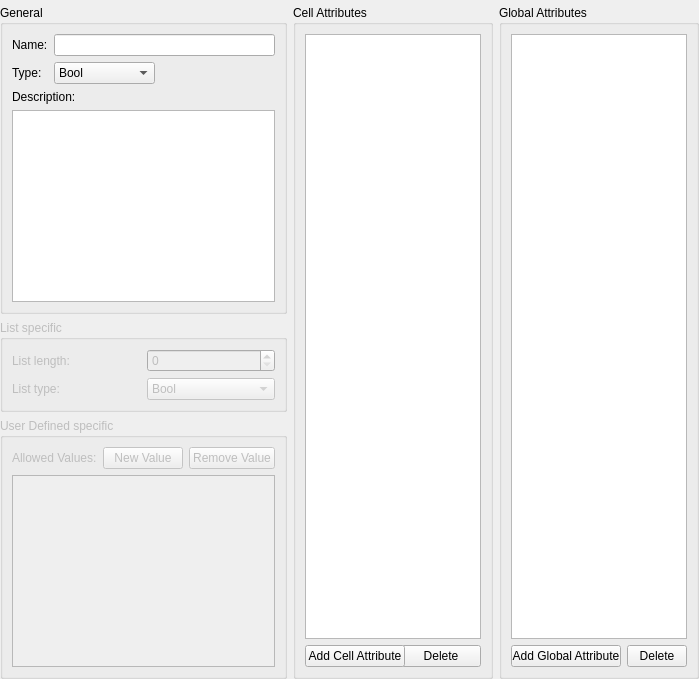
      <widget class="QWidget" name="tab_attributes">
       <attribute name="title">
        <string>Attributes (Cell/ Global)</string>
       </attribute>
       <attribute name="toolTip">
        <string>&lt;html&gt;&lt;head/&gt;&lt;body&gt;&lt;p&gt;Groups all attributes inherent of each cell that can be changed along CA evolution according to Update Rules, as well as Global Attributes (commonly used to set up CA execution)&lt;/p&gt;&lt;/body&gt;&lt;/html&gt;</string>
       </attribute>
       <layout class="QHBoxLayout" name="horizontalLayout_4">
        <property name="leftMargin">
         <number>0</number>
        </property>
        <property name="topMargin">
         <number>5</number>
        </property>
        <property name="rightMargin">
         <number>0</number>
        </property>
        <property name="bottomMargin">
         <number>0</number>
        </property>
        <item>
         <widget class="QWidget" name="widget" native="true">
          <layout class="QVBoxLayout" name="verticalLayout_3">
           <property name="leftMargin">
            <number>0</number>
           </property>
           <property name="topMargin">
            <number>0</number>
           </property>
           <property name="rightMargin">
            <number>0</number>
           </property>
           <property name="bottomMargin">
            <number>0</number>
           </property>
           <item>
            <widget class="QGroupBox" name="groupBox_5">
             <property name="enabled">
              <bool>true</bool>
             </property>
             <property name="title">
              <string>General</string>
             </property>
             <layout class="QFormLayout" name="formLayout">
              <property name="fieldGrowthPolicy">
               <enum>QFormLayout::ExpandingFieldsGrow</enum>
              </property>
              <item row="0" column="0">
               <widget class="QLabel" name="label">
                <property name="text">
                 <string>Name:</string>
                </property>
               </widget>
              </item>
              <item row="0" column="1">
               <widget class="QLineEdit" name="lineEdit">
                <property name="text">
                 <string/>
                </property>
               </widget>
              </item>
              <item row="2" column="0">
               <widget class="QLabel" name="label_2">
                <property name="text">
                 <string>Type:</string>
                </property>
               </widget>
              </item>
              <item row="2" column="1">
               <widget class="QComboBox" name="comboBox">
                <item>
                 <property name="text">
                  <string>Bool</string>
                 </property>
                </item>
                <item>
                 <property name="text">
                  <string>Numerical</string>
                 </property>
                </item>
                <item>
                 <property name="text">
                  <string>List</string>
                 </property>
                </item>
                <item>
                 <property name="text">
                  <string>User Defined</string>
                 </property>
                </item>
               </widget>
              </item>
              <item row="4" column="0" colspan="2">
               <widget class="QLabel" name="label_3">
                <property name="text">
                 <string>Description:</string>
                </property>
               </widget>
              </item>
              <item row="5" column="0" colspan="2">
               <widget class="QPlainTextEdit" name="plainTextEdit">
                <property name="plainText">
                 <string/>
                </property>
               </widget>
              </item>
             </layout>
            </widget>
           </item>
           <item>
            <widget class="QGroupBox" name="groupBox_6">
             <property name="enabled">
              <bool>false</bool>
             </property>
             <property name="title">
              <string>List specific</string>
             </property>
             <layout class="QGridLayout" name="gridLayout_8">
              <item row="0" column="0">
               <widget class="QLabel" name="label_4">
                <property name="text">
                 <string>List length:</string>
                </property>
               </widget>
              </item>
              <item row="0" column="1">
               <widget class="QSpinBox" name="spinBox"/>
              </item>
              <item row="1" column="0">
               <widget class="QLabel" name="label_5">
                <property name="text">
                 <string>List type:</string>
                </property>
               </widget>
              </item>
              <item row="1" column="1">
               <widget class="QComboBox" name="comboBox_2">
                <item>
                 <property name="text">
                  <string>Bool</string>
                 </property>
                </item>
                <item>
                 <property name="text">
                  <string>Numerical</string>
                 </property>
                </item>
                <item>
                 <property name="text">
                  <string>User Defined</string>
                 </property>
                </item>
               </widget>
              </item>
             </layout>
            </widget>
           </item>
           <item>
            <widget class="QGroupBox" name="groupBox_7">
             <property name="enabled">
              <bool>false</bool>
             </property>
             <property name="title">
              <string>User Defined specific</string>
             </property>
             <layout class="QGridLayout" name="gridLayout_22">
              <item row="0" column="0">
               <widget class="QLabel" name="label_9">
                <property name="text">
                 <string>Allowed Values:</string>
                </property>
               </widget>
              </item>
              <item row="0" column="1">
               <widget class="QPushButton" name="pushButton_19">
                <property name="sizePolicy">
                 <sizepolicy hsizetype="Maximum" vsizetype="Fixed">
                  <horstretch>0</horstretch>
                  <verstretch>0</verstretch>
                 </sizepolicy>
                </property>
                <property name="text">
                 <string>New Value</string>
                </property>
               </widget>
              </item>
              <item row="0" column="2">
               <widget class="QPushButton" name="pushButton_20">
                <property name="sizePolicy">
                 <sizepolicy hsizetype="Maximum" vsizetype="Fixed">
                  <horstretch>0</horstretch>
                  <verstretch>0</verstretch>
                 </sizepolicy>
                </property>
                <property name="minimumSize">
                 <size>
                  <width>80</width>
                  <height>0</height>
                 </size>
                </property>
                <property name="text">
                 <string>Remove Value</string>
                </property>
               </widget>
              </item>
              <item row="1" column="0" colspan="3">
               <widget class="QListWidget" name="listWidget_4"/>
              </item>
             </layout>
            </widget>
           </item>
          </layout>
         </widget>
        </item>
        <item>
         <widget class="QGroupBox" name="groupBox">
          <property name="minimumSize">
           <size>
            <width>200</width>
            <height>0</height>
           </size>
          </property>
          <property name="maximumSize">
           <size>
            <width>200</width>
            <height>16777215</height>
           </size>
          </property>
          <property name="title">
           <string>Cell Attributes</string>
          </property>
          <layout class="QGridLayout" name="gridLayout_9">
           <item row="1" column="1">
            <widget class="QPushButton" name="pushButton_3">
             <property name="sizePolicy">
              <sizepolicy hsizetype="Maximum" vsizetype="Fixed">
               <horstretch>0</horstretch>
               <verstretch>0</verstretch>
              </sizepolicy>
             </property>
             <property name="text">
              <string>Delete</string>
             </property>
            </widget>
           </item>
           <item row="1" column="0">
            <widget class="QPushButton" name="pushButton_2">
             <property name="sizePolicy">
              <sizepolicy hsizetype="Minimum" vsizetype="Fixed">
               <horstretch>0</horstretch>
               <verstretch>0</verstretch>
              </sizepolicy>
             </property>
             <property name="minimumSize">
              <size>
               <width>100</width>
               <height>0</height>
              </size>
             </property>
             <property name="text">
              <string>Add Cell Attribute</string>
             </property>
            </widget>
           </item>
           <item row="0" column="0" colspan="2">
            <widget class="QListWidget" name="listWidget"/>
           </item>
          </layout>
         </widget>
        </item>
        <item>
         <widget class="QGroupBox" name="groupBox_4">
          <property name="minimumSize">
           <size>
            <width>200</width>
            <height>0</height>
           </size>
          </property>
          <property name="maximumSize">
           <size>
            <width>200</width>
            <height>16777215</height>
           </size>
          </property>
          <property name="title">
           <string>Global Attributes</string>
          </property>
          <layout class="QGridLayout" name="gridLayout_10">
           <item row="1" column="1">
            <widget class="QPushButton" name="pushButton_10">
             <property name="sizePolicy">
              <sizepolicy hsizetype="Ignored" vsizetype="Fixed">
               <horstretch>0</horstretch>
               <verstretch>0</verstretch>
              </sizepolicy>
             </property>
             <property name="text">
              <string>Delete</string>
             </property>
            </widget>
           </item>
           <item row="1" column="0">
            <widget class="QPushButton" name="pushButton_11">
             <property name="sizePolicy">
              <sizepolicy hsizetype="Minimum" vsizetype="Fixed">
               <horstretch>0</horstretch>
               <verstretch>0</verstretch>
              </sizepolicy>
             </property>
             <property name="minimumSize">
              <size>
               <width>110</width>
               <height>0</height>
              </size>
             </property>
             <property name="text">
              <string>Add Global Attribute</string>
             </property>
            </widget>
           </item>
           <item row="0" column="0" colspan="2">
            <widget class="QListWidget" name="listWidget_2"/>
           </item>
          </layout>
         </widget>
        </item>
       </layout>
      </widget>
